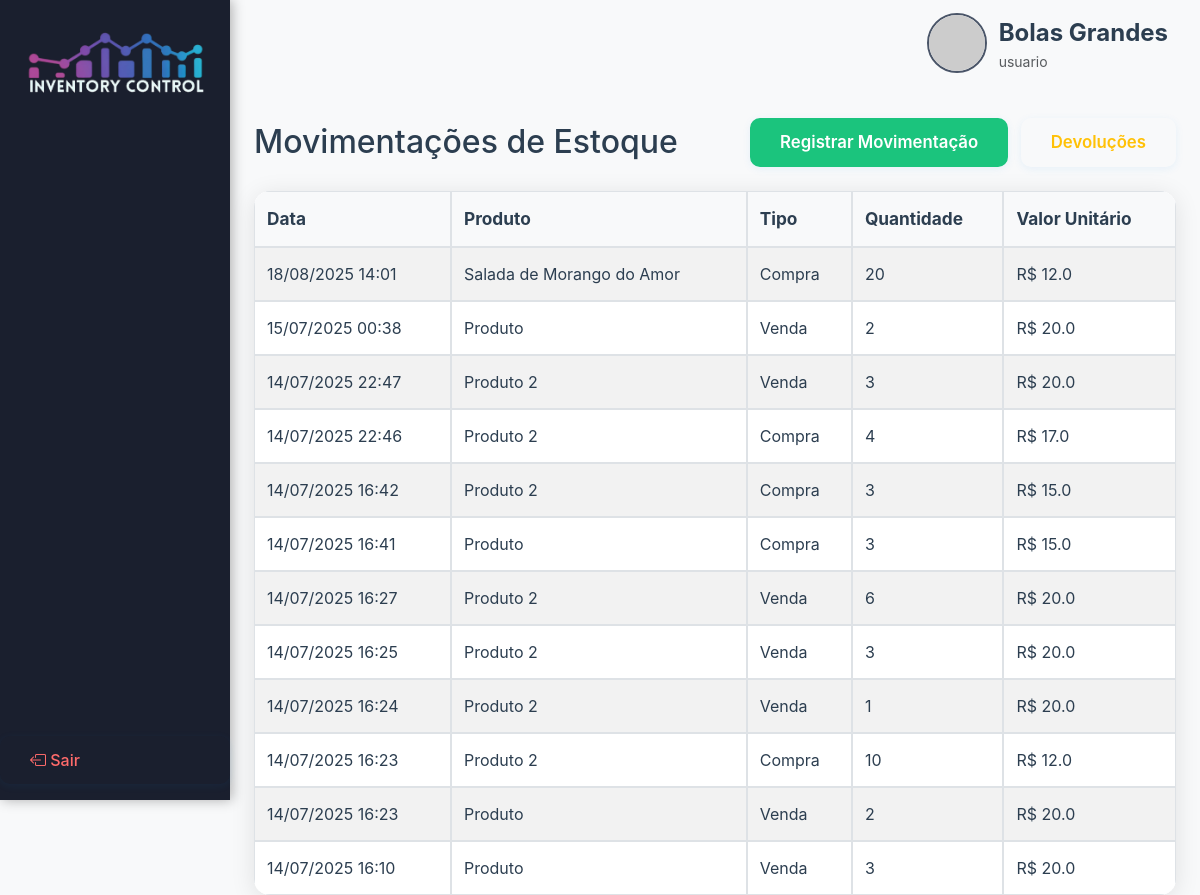
/movimentacoes (signed in), run on the app's committed database.
### models/usuario.py (models this page shows, shortened)
class Usuario(UserMixin, db.Model):
    __tablename__ = 'usuario'  # Nome da tabela no banco de dados
    id = db.Column(db.Integer, primary_key=True)  # Identificador único do usuário
    nome = db.Column(db.String(150), nullable=False)  # Nome completo do usuário
    email = db.Column(db.String(150), unique=True, nullable=False)  # E-mail (login)
    senha_hash = db.Column(db.String(128), nullable=False)  # Hash da senha do usuário
    role = db.Column(db.String(50), default='vendedor')  # Papel do usuário (site_admin, administrador, vendedor, contador)
    foto_perfil = db.Column(db.String(255), nullable=True, default=None)  # Caminho da foto de perfil
    empresa_id = db.Column(db.Integer, ForeignKey('empresa.id'), nullable=True)  # Empresa à qual o usuário pertence

### models/movimentacao.py (models this page shows)
class Movimentacao(db.Model):
    __tablename__ = 'movimentacao'  # Nome da tabela no banco de dados
    id = db.Column(db.Integer, primary_key=True)  # Identificador único da movimentação
    tipo = db.Column(db.String(20), nullable=False)  # Tipo: 'compra', 'venda', 'devolucao'
    produto_id = db.Column(db.Integer, db.ForeignKey('produto.id'), nullable=False)  # Produto relacionado
    quantidade = db.Column(db.Integer, nullable=False)  # Quantidade movimentada
    valor_unitario = db.Column(db.Float, nullable=False)  # Valor unitário da movimentação
    custo_unitario = db.Column(db.Float, nullable=True)  # Custo do produto no momento da venda
    percentual_desconto = db.Column(db.Float, default=0.0)  # Percentual de desconto aplicado (venda)
    desconto_venda = db.Column(db.Float, default=0.0)  # Valor do desconto aplicado (venda)
    imposto_vendas = db.Column(db.Float, default=0.0)  # Valor dos impostos sobre a venda
    cmv = db.Column(db.Float, default=0.0)  # Custo das Mercadorias Vendidas
    despesas_administrativas = db.Column(db.Float, default=0.0)  # Despesas administrativas
    despesas_comerciais = db.Column(db.Float, default=0.0)  # Despesas comerciais
    data = db.Column(db.DateTime, default=datetime.utcnow)  # Data/hora da movimentação
    produto = db.relationship('Produto', backref='movimentacoes')  # Relacionamento com Produto
    usuario_id = db.Column(db.Integer, db.ForeignKey('usuario.id'), nullable=True)
    empresa_id = db.Column(db.Integer, db.ForeignKey('empresa.id'), nullable=True)

### models/produto.py (models this page shows, shortened)
class Produto(db.Model):
    __tablename__ = 'produto'  # Nome da tabela no banco de dados
    id = db.Column(db.Integer, primary_key=True)  # Identificador único do produto
    nome = db.Column(db.String(150), nullable=False)  # Nome do produto
    descricao = db.Column(db.Text, nullable=True)  # Descrição detalhada do produto
    preco_compra = db.Column(db.Float, nullable=False)  # Preço de compra do produto
    preco_venda = db.Column(db.Float, nullable=False)  # Preço de venda do produto
    quantidade_estoque = db.Column(db.Integer, default=0)  # Quantidade disponível em estoque
    usuario_id = db.Column(db.Integer, db.ForeignKey('usuario.id'), nullable=True)
    empresa_id = db.Column(db.Integer, db.ForeignKey('empresa.id'), nullable=True)

### app.py (the view)
@app.route('/movimentacoes', methods=['GET'])
@login_required
def listar_movimentacoes():
    movimentacoes = (
        Movimentacao.query.filter_by(empresa_id=getattr(current_user, 'empresa_id', current_user.id))
        .order_by(Movimentacao.data.desc()).all()
    )
    return render_template('movimentacoes.html', movimentacoes=movimentacoes)

### app.py (called while the page is built, shortened)
@login_manager.user_loader
def load_user(user_id):
    return db.session.get(Usuario, int(user_id))

def empresas_visiveis_ids():
    if not current_user.is_authenticated:
        return []
    base_id = getattr(current_user, 'empresa_id', current_user.id)
    ids = {base_id}
    ativos_emp = CompartilhamentoEmpresa.query.filter_by(ativo=True).all()
    for c in ativos_emp:
        if c.empresa_a_id == base_id:
            ids.add(c.empresa_b_id)
        if c.empresa_b_id == base_id:
            ids.add(c.empresa_a_id)
    ativos_usr = CompartilhamentoUsuario.query.filter_by(ativo=True).all()
    return list(ids)

@app.context_processor
def inject_alertas_fiscais():
    alertas = []
    if current_user.is_authenticated:
        vendas = (
            Movimentacao.query.filter(Movimentacao.tipo=='venda', Movimentacao.empresa_id.in_(empresas_visiveis_ids()))
            .order_by(Movimentacao.data.desc()).limit(20).all()
        )
        for venda in vendas:
            produto = Produto.query.get(venda.produto_id)
            if venda.valor_unitario < produto.preco_compra:
                alertas.append(f"Venda do produto '{produto.nome}' abaixo do custo em {venda.data.strftime('%d/%m/%Y')}")
    return dict(alertas_fiscais=alertas)

### templates/movimentacoes.html (shortened to what this page needs)
{% extends 'base.html' %}
{% block content %}
<div class="container mt-5">
    <div class="d-flex justify-content-between align-items-center mb-4">
        <h2 class="mb-0">Movimentações de Estoque</h2>
        <div>
            <a href="{{ url_for('registrar_movimentacao') }}" class="btn btn-success">Registrar Movimentação</a>
            <a href="{{ url_for('listar_devolucoes') }}" class="btn btn-outline-warning ms-2">Devoluções</a>
        </div>
    </div>
    <table class="table table-striped">
        <thead>
            <tr>
                <th>Data</th>
                <th>Produto</th>
                <th>Tipo</th>
                <th>Quantidade</th>
                <th>Valor Unitário</th>
            </tr>
        </thead>
        <tbody>
            {% for mov in movimentacoes %}
            <tr>
                <td>{{ mov.data.strftime('%d/%m/%Y %H:%M') }}</td>
                <td>{{ mov.produto.nome }}</td>
                <td>{{ mov.tipo|capitalize }}</td>
                <td>{{ mov.quantidade }}</td>
                <td>R$ {{ mov.valor_unitario }}</td>
            </tr>
            {% endfor %}
        </tbody>
    </table>
</div>
{% endblock %}

### templates/base.html (shortened to what this page needs)
<!DOCTYPE html>
<html lang="pt-br">
<head>
    <link rel="stylesheet" href="https://cdn.jsdelivr.net/npm/bootstrap@5.3.2/dist/css/bootstrap.min.css">
    <link rel="stylesheet" href="https://cdn.jsdelivr.net/npm/bootstrap-icons@1.11.3/font/bootstrap-icons.css">
    <link rel="stylesheet" href="{{ url_for('static', filename='css/custom.css') }}">
</head>
<body>
    {% if current_user.is_authenticated %}
    <div class="sidebar">
        <div class="logo" style="text-align:center; padding-bottom: 0;">
            <img src="{{ url_for('static', filename='img/logoinventory.png') }}" alt="Logo" style="max-width: 180px; max-height: 120px; display: block; margin: 0 auto 8px auto;">
        </div>
        <nav style="position: relative;">
        </nav>
        <form action="{{ url_for('logout') }}" method="post" class="mt-auto">
            <button type="submit" class="logout"><i class="bi bi-box-arrow-left"></i> Sair</button>
        </form>
    </div>
    <div class="main" style="margin-left:230px; min-height:100vh;">
        <div class="topbar" style="position:relative;">
            <div style="position:absolute; right:32px; top:50%; transform:translateY(-50%);">
                <div class="user">
                    <a href="{{ url_for('editar_conta') }}" class="d-flex align-items-center text-decoration-none" style="gap: 12px; color: inherit;">
                        <img src="{{ url_for('static', filename=current_user.foto_perfil) if current_user.is_authenticated and current_user.foto_perfil else 'https://ui-avatars.com/api/?name=' + (current_user.nome if current_user.is_authenticated else 'Usuário') }}" class="avatar" alt="Avatar">
                        <div>
                            <div class="name">{{ current_user.nome if current_user.is_authenticated else 'Visitante' }}</div>
                            <div class="small text-muted">{{ (current_user.role|default('vendedor')) }}</div>
                        </div>
                    </a>
                </div>
            </div>
        </div>
        <div class="container-fluid mt-4">
        {% block content %}{% endblock %}
        </div>
    </div>
    {% endif %}
</body>
</html>

### static/css/custom.css (style rules this page uses)
body { background: #f8f9fa; font-family: 'Inter', 'Segoe UI', Arial, sans-serif; color: #2c3e50; margin: 0; }
.sidebar { position: fixed; left: 0; top: 0; width: 230px; height: 100vh; background: #1a1f2e; color: #fff; display: flex; flex-direction: column; z-index: 100; box-shadow: 2px 0 12px 0 rgba(0,0,0,0.3); }
.sidebar .logo { font-size: 1.4rem; font-weight: bold; padding: 32px 24px 16px 24px; letter-spacing: 1px; color: #fff; }
.sidebar nav { flex: 1; display: flex; flex-direction: column; gap: 4px; margin-top: 16px; }
.sidebar .logout { margin: 24px 0 16px 0; padding: 12px 24px; color: #ff6b6b; background: none; border: none; text-align: left; width: 100%; font-size: 1rem; cursor: pointer; font-weight: 500; }
.topbar { margin-left: 230px; height: 70px; background: transparent !important; display: flex; align-items: center; padding: 0 32px; box-shadow: none !important; position: sticky; top: 0; z-index: 10; border-bottom: none !important; }
.topbar .user { display: flex; align-items: center; gap: 12px; background: transparent !important; padding: 0 !important; border: none !important; margin-top: 16px; }
.topbar .user .avatar { width: 60px; height: 60px; border-radius: 50%; object-fit: cover; border: 2px solid #4a5568; }
.topbar .user .name { font-weight: 700; font-size: 1.5rem; color: #2c3e50; }
.btn { border-radius: 8px; font-weight: 500; padding: 8px 20px; font-size: 1rem; border: none; transition: all 0.2s; cursor: pointer; }
.btn-success { background: #1bc47d; color: #fff; border: 2px solid #1bc47d; }
.container, .container-fluid, .main { background: #f8f9fa !important; }
.btn, button, input[type="submit"], input[type="button"] { border-radius: 10px !important; font-weight: 600; padding: 10px 28px !important; font-size: 1.05rem; border: 2px solid transparent !important; transition: all 0.2s; box-shadow: 0 2px 8px rgba(30,136,229,0.08); outline: none !important; }
.btn-success { background: #1bc47d !important; color: #fff !important; border: 2px solid #1bc47d !important; }
.table, .table-bordered, .table-striped, .table-box table, table, thead, tbody, tr, th, td { background-color: #ffffff !important; color: #2c3e50 !important; border: none !important; }
.table thead, .table-box th, .table-box thead th, thead th { background: #f8f9fa !important; color: #2c3e50 !important; font-weight: 700; font-size: 1.08rem; border-bottom: 2px solid #dee2e6 !important; }
.table tbody tr, .table-box tbody tr, tbody tr { transition: background 0.2s; }
.table tbody tr:nth-child(even), .table-box tbody tr:nth-child(even), tbody tr:nth-child(even) { background: #f8f9fa !important; }
.table td, .table th, .table-box td, .table-box th, td, th { border: 1px solid #dee2e6 !important; border-collapse: collapse !important; padding: 14px 12px !important; vertical-align: middle !important; }
.table, .table-box, .table-bordered, .table-striped, table { border-radius: 16px !important; overflow: hidden; border-collapse: separate !important; border-spacing: 0; box-shadow: 0 4px 24px rgba(0,0,0,0.10); margin-bottom: 0; }

### data on the page
Usuario: nome "Bolas Grandes", role "usuario"
Movimentacao: data "18/08/2025 14:01", produto.nome "Salada de Morango do Amor", tipo "Compra", quantidade "20", valor_unitario "12.0"
Movimentacao: data "15/07/2025 00:38", produto.nome "Produto", tipo "Venda", quantidade "2", valor_unitario "20.0"
Movimentacao: data "14/07/2025 22:47", produto.nome "Produto 2", tipo "Venda", quantidade "3", valor_unitario "20.0"
Movimentacao: data "14/07/2025 22:46", produto.nome "Produto 2", tipo "Compra", quantidade "4", valor_unitario "17.0"
Movimentacao: data "14/07/2025 16:42", produto.nome "Produto 2", tipo "Compra", quantidade "3", valor_unitario "15.0"
Movimentacao: data "14/07/2025 16:41", produto.nome "Produto", tipo "Compra", quantidade "3", valor_unitario "15.0"
Movimentacao: data "14/07/2025 16:27", produto.nome "Produto 2", tipo "Venda", quantidade "6", valor_unitario "20.0"
Movimentacao: data "14/07/2025 16:25", produto.nome "Produto 2", tipo "Venda", quantidade "3", valor_unitario "20.0"
Movimentacao: data "14/07/2025 16:24", produto.nome "Produto 2", tipo "Venda", quantidade "1", valor_unitario "20.0"
Movimentacao: data "14/07/2025 16:23", produto.nome "Produto 2", tipo "Compra", quantidade "10", valor_unitario "12.0"
Movimentacao: data "14/07/2025 16:23", produto.nome "Produto", tipo "Venda", quantidade "2", valor_unitario "20.0"
Movimentacao: data "14/07/2025 16:10", produto.nome "Produto", tipo "Venda", quantidade "3", valor_unitario "20.0"
